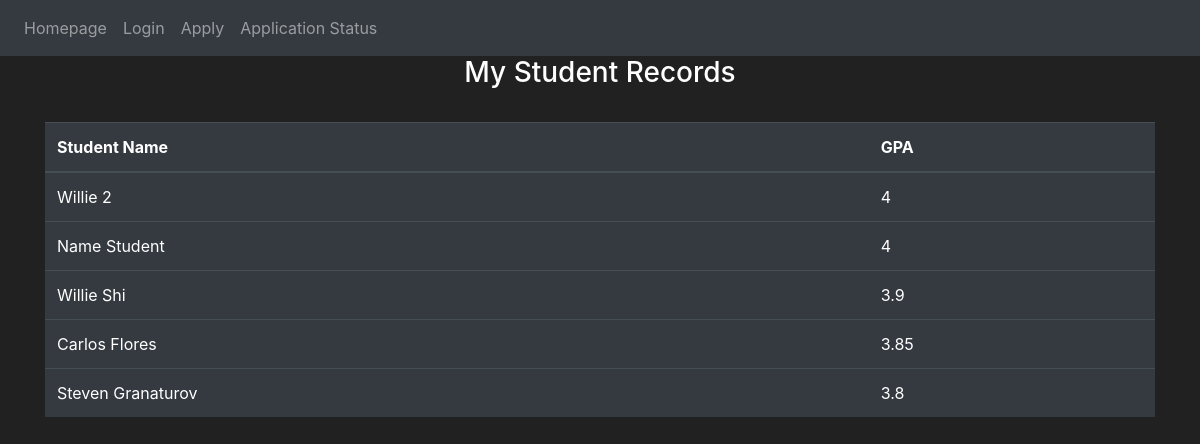
The page /student-view on the database its author committed.
### website/models.py (models this page shows, shortened)
class User(db.Model, UserMixin):
    id = db.Column(db.Integer, primary_key=True)
    email = db.Column(db.String(400), unique=True)
    password = db.Column(db.String(400))
    first_name = db.Column(db.String(400))
    usertype = db.Column(db.String(400))
    gpa = db.Column(db.Integer)
    department = db.Column(db.String(400))
    status = db.Column(db.String(1))  ####################
    courses = db.relationship('Courses')

### website/auth.py (the view)
@auth.route('/student-view', methods=['GET', 'POST'])
def student_view():
    user = User.query.order_by(desc(User.gpa)).first()
    max_gpa = user.gpa
    student = User.query.filter(User.gpa <= max_gpa).order_by(desc(User.gpa)).limit(5).all()
    return render_template("student-view.html", user=current_user, data=student)

### website/templates/student-view.html
{% extends "base.html" %} {% block title %}Student View{% endblock %} {% block content
%}
<h3 align="center"> My Student Records</h3>
    <br>
    <table class="table table-hover table-dark">
        <thead>
            <tr>
                <th scope="col">Student Name</th>
                <th scope="col">GPA</th>
            </tr>
        </thead>
            <tbody>
            <tr>
                   {% for students in data %}
            <td> {{students.first_name}}</td>
             <td> {{students.gpa}}</td>
            </tr>
            {% endfor %}
            </tbody>
        </table>
{% endblock %}

### website/templates/base.html (style rules this page uses)
body { background-color: #212121; color: white }

### rows shown on the page
User: first_name "Willie 2", gpa "4"
User: first_name "Name Student", gpa "4"
User: first_name "Willie Shi", gpa "3.9"
User: first_name "Carlos Flores", gpa "3.85"
User: first_name "Steven Granaturov", gpa "3.8"
